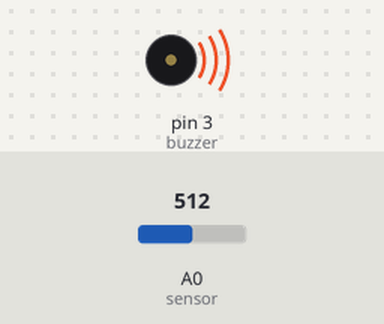
Recording of a sketch running on a simulated Arduino Uno, built with avr-gcc and run on an emulated ATmega328P. Parts: buzzer (waves = sounding). The inputs (shaded band) are chosen by the test bench; at power-on: A0 (sensor) = 512.

Above: at 1.0 s.
1.7 s: A0 (sensor) set to 487
At 2.9 s:
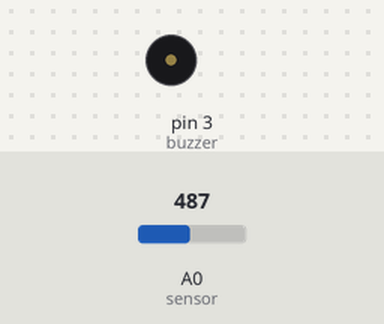
3.5 s: A0 (sensor) set to 510
At 3.7 s:
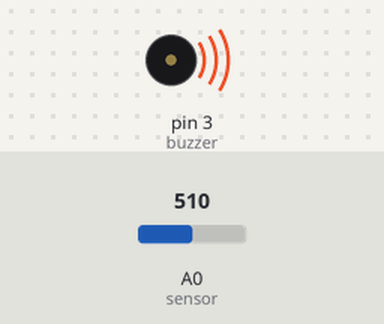
7.0 s: A0 (sensor) set to 490
At 8.0 s:
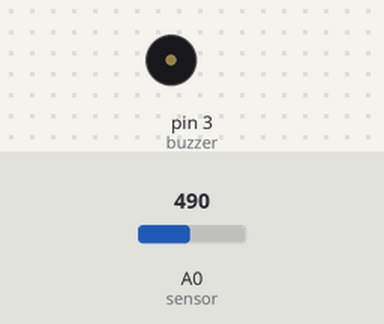
8.6 s: A0 (sensor) set to 511
At 8.8 s:
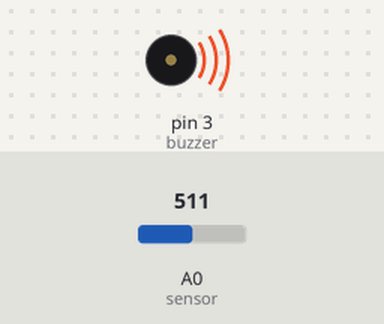
Timing chart, 0 to 13.1 s (numbered marks = the images above; inputs shaded):
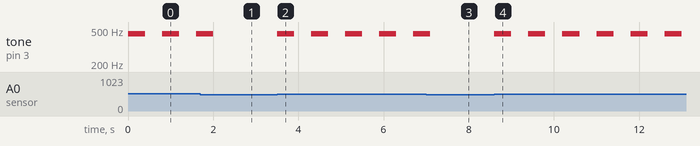

The sketch:

NightSecurityBasic.ino
```cpp
int buzzer = 3;
int sensor=0;
int frequency=20;
void setup()
{

}

void loop()
{
  //Security buzzer if light turned on at night XD
 int value=analogRead(sensor);
 if(value>500)
 {
  tone(buzzer,450);
  delay(400);
  noTone(buzzer);
  delay(400);
//  frequency=frequency+100;
//  tone(buzzer,frequency);
//  delay(100);
//  if(frequency>20000)
//  frequency=0;
 }
}
```

Measured:
- the behaviour switches between 501 and 500 on A0 (sensor) (found by bisection; images 0 and 1)
- after the input at 1.7 s, tone on pin 3 (buzzer): goes on until 2.0 s, then stays silent
- after the input at 3.5 s, tone on pin 3 (buzzer): alternates 450 Hz for 0.40 s and silent for 0.40 s, starting at once
- after the input at 7.0 s, tone on pin 3 (buzzer): goes on until 7.1 s, then stays silent
- after the input at 8.6 s, tone on pin 3 (buzzer): alternates 450 Hz for 0.40 s and silent for 0.40 s, starting at once
- by itself, tone on pin 3 (buzzer): alternates 450 Hz for 0.40 s and silent for 0.40 s
